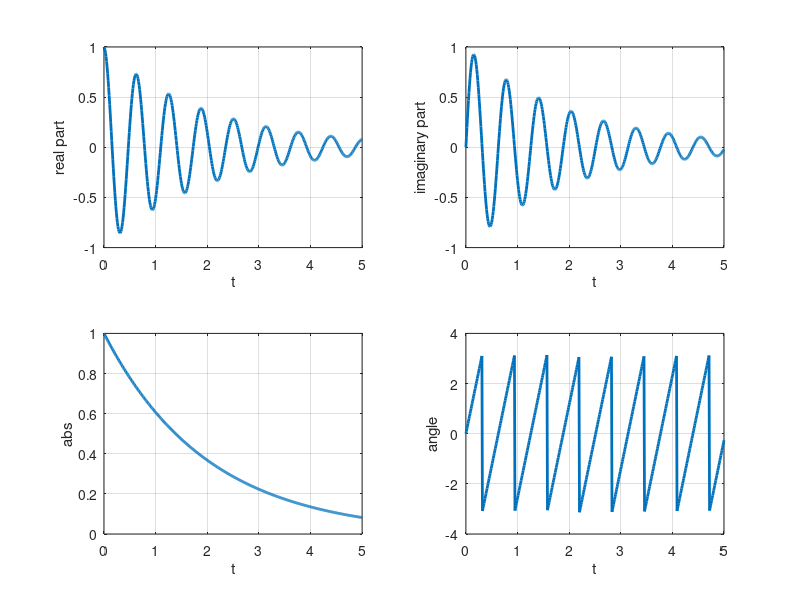
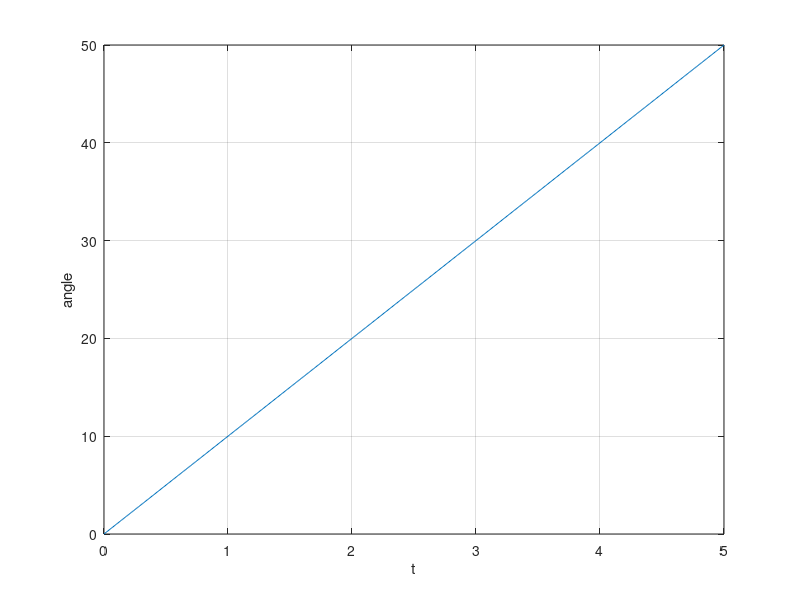

Source code (MATLAB) for these figures, in order:
clear all;close all;
t0=0;
tf=5;
dt=0.01;
t=[t0:dt:tf];
alpha=-0.5;w=10;
x=exp((alpha+j*w)*t);
subplot(2,2,1);plot(t,real(x),'linewidth',2);
xlim([t(1) t(end)]);
grid on;xlabel('t');ylabel('real part');
subplot(2,2,2);plot(t,imag(x),'linewidth',2);
xlim([t(1) t(end)]);
grid on;xlabel('t');ylabel('imaginary part');
subplot(2,2,3);plot(t,abs(x),'linewidth',2);
xlim([t(1) t(end)]);
grid on;xlabel('t');ylabel('abs');
subplot(2,2,4);plot(t,angle(x),'linewidth',2);
xlim([t(1) t(end)]);
grid on;xlabel('t');ylabel('angle');
x_ang=angle(x);
x_ang_unwrap=unwrap(x_ang);
figure;
plot(t,x_ang_unwrap);
grid on;
xlabel('t');ylabel('angle');